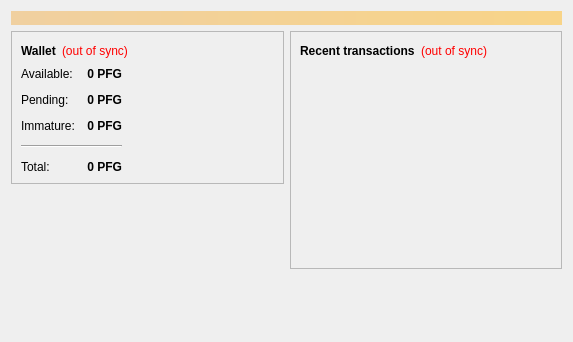
<?xml version="1.0" encoding="UTF-8"?>
<ui version="4.0">
 <class>OverviewPage</class>
 <widget class="QWidget" name="OverviewPage">
  <property name="geometry">
   <rect>
    <x>0</x>
    <y>0</y>
    <width>573</width>
    <height>342</height>
   </rect>
  </property>
  <property name="windowTitle">
   <string>Form</string>
  </property>
  <layout class="QVBoxLayout" name="topLayout">
   <item>
    <widget class="QLabel" name="labelAlerts">
     <property name="visible">
      <bool>false</bool>
     </property>
     <property name="styleSheet">
      <string notr="true">background-color: qlineargradient(x1: 0, y1: 0, x2: 1, y2: 0, stop:0 #F0D0A0, stop:1 #F8D488); color:#000000;</string>
     </property>
     <property name="wordWrap">
      <bool>true</bool>
     </property>
     <property name="margin">
      <number>3</number>
     </property>
    </widget>
   </item>
   <item>
    <layout class="QHBoxLayout" name="horizontalLayout" stretch="1,1">
     <item>
      <layout class="QVBoxLayout" name="verticalLayout_2">
       <item>
        <widget class="QFrame" name="frame">
         <property name="frameShape">
          <enum>QFrame::StyledPanel</enum>
         </property>
         <property name="frameShadow">
          <enum>QFrame::Raised</enum>
         </property>
         <layout class="QVBoxLayout" name="verticalLayout_4">
          <item>
           <layout class="QHBoxLayout" name="horizontalLayout_4">
            <item>
             <widget class="QLabel" name="label_5">
              <property name="font">
               <font>
                <weight>75</weight>
                <bold>true</bold>
               </font>
              </property>
              <property name="text">
               <string>Wallet</string>
              </property>
             </widget>
            </item>
            <item>
             <widget class="QLabel" name="labelWalletStatus">
              <property name="toolTip">
               <string>The displayed information may be out of date. Your wallet automatically synchronizes with the AkiCoin network after a connection is established, but this process has not completed yet.</string>
              </property>
              <property name="styleSheet">
               <string notr="true">QLabel { color: red; }</string>
              </property>
              <property name="text">
               <string notr="true">(out of sync)</string>
              </property>
              <property name="alignment">
               <set>Qt::AlignLeading|Qt::AlignLeft|Qt::AlignVCenter</set>
              </property>
             </widget>
            </item>
            <item>
             <spacer name="horizontalSpacer_2">
              <property name="orientation">
               <enum>Qt::Horizontal</enum>
              </property>
              <property name="sizeHint" stdset="0">
               <size>
                <width>40</width>
                <height>20</height>
               </size>
              </property>
             </spacer>
            </item>
           </layout>
          </item>
          <item>
          <layout class="QHBoxLayout" name="horizontalLayout_3">
           <item>
           <layout class="QFormLayout" name="formLayout_2">
            <property name="fieldGrowthPolicy">
             <enum>QFormLayout::AllNonFixedFieldsGrow</enum>
            </property>
            <property name="horizontalSpacing">
             <number>12</number>
            </property>
            <property name="verticalSpacing">
             <number>12</number>
            </property>
            <item row="0" column="0">
             <widget class="QLabel" name="label">
              <property name="text">
               <string>Available:</string>
              </property>
             </widget>
            </item>
            <item row="0" column="1">
             <widget class="QLabel" name="labelBalance">
              <property name="font">
               <font>
                <weight>75</weight>
                <bold>true</bold>
               </font>
              </property>
              <property name="cursor">
               <cursorShape>IBeamCursor</cursorShape>
              </property>
              <property name="toolTip">
               <string>Your current spendable balance</string>
              </property>
              <property name="text">
               <string notr="true">0 PFG</string>
              </property>
              <property name="alignment">
               <set>Qt::AlignRight|Qt::AlignTrailing|Qt::AlignVCenter</set>
              </property>
              <property name="textInteractionFlags">
               <set>Qt::LinksAccessibleByMouse|Qt::TextSelectableByKeyboard|Qt::TextSelectableByMouse</set>
              </property>
             </widget>
            </item>
            <item row="1" column="0">
             <widget class="QLabel" name="label_3">
              <property name="text">
               <string>Pending:</string>
              </property>
             </widget>
            </item>
            <item row="1" column="1">
             <widget class="QLabel" name="labelUnconfirmed">
              <property name="font">
               <font>
                <weight>75</weight>
                <bold>true</bold>
               </font>
              </property>
              <property name="cursor">
               <cursorShape>IBeamCursor</cursorShape>
              </property>
              <property name="toolTip">
               <string>Total of transactions that have yet to be confirmed, and do not yet count toward the spendable balance</string>
              </property>
              <property name="text">
               <string notr="true">0 PFG</string>
              </property>
              <property name="alignment">
               <set>Qt::AlignRight|Qt::AlignTrailing|Qt::AlignVCenter</set>
              </property>
              <property name="textInteractionFlags">
               <set>Qt::LinksAccessibleByMouse|Qt::TextSelectableByKeyboard|Qt::TextSelectableByMouse</set>
              </property>
             </widget>
            </item>
            <item row="2" column="0">
             <widget class="QLabel" name="labelImmatureText">
              <property name="text">
               <string>Immature:</string>
              </property>
             </widget>
            </item>
            <item row="2" column="1">
             <widget class="QLabel" name="labelImmature">
              <property name="font">
               <font>
                <weight>75</weight>
                <bold>true</bold>
               </font>
              </property>
              <property name="toolTip">
               <string>Mined balance that has not yet matured</string>
              </property>
              <property name="text">
               <string notr="true">0 PFG</string>
              </property>
              <property name="alignment">
               <set>Qt::AlignRight|Qt::AlignTrailing|Qt::AlignVCenter</set>
              </property>
              <property name="textInteractionFlags">
               <set>Qt::LinksAccessibleByMouse|Qt::TextSelectableByKeyboard|Qt::TextSelectableByMouse</set>
              </property>
             </widget>
            </item>
            <item row="4" column="0">
             <widget class="QLabel" name="labelTotalText">
              <property name="text">
               <string>Total:</string>
              </property>
             </widget>
            </item>
            <item row="4" column="1">
             <widget class="QLabel" name="labelTotal">
              <property name="font">
               <font>
                <weight>75</weight>
                <bold>true</bold>
               </font>
              </property>
              <property name="cursor">
               <cursorShape>IBeamCursor</cursorShape>
              </property>
              <property name="toolTip">
               <string>Your current total balance</string>
              </property>
              <property name="text">
               <string notr="true">0 PFG</string>
              </property>
              <property name="alignment">
               <set>Qt::AlignRight|Qt::AlignTrailing|Qt::AlignVCenter</set>
              </property>
              <property name="textInteractionFlags">
               <set>Qt::LinksAccessibleByMouse|Qt::TextSelectableByKeyboard|Qt::TextSelectableByMouse</set>
              </property>
             </widget>
            </item>
            <item row="3" column="0" colspan="2">
             <widget class="Line" name="line">
              <property name="orientation">
               <enum>Qt::Horizontal</enum>
              </property>
             </widget>
            </item>
           </layout>
          </item>
            <item>
             <spacer name="horizontalSpacer_3">
              <property name="orientation">
               <enum>Qt::Horizontal</enum>
              </property>
              <property name="sizeHint" stdset="0">
               <size>
                <width>40</width>
                <height>20</height>
               </size>
              </property>
             </spacer>
            </item>
           </layout>
          </item>
         </layout>
        </widget>
       </item>
       <item>
        <spacer name="verticalSpacer">
         <property name="orientation">
          <enum>Qt::Vertical</enum>
         </property>
         <property name="sizeHint" stdset="0">
          <size>
           <width>20</width>
           <height>40</height>
          </size>
         </property>
        </spacer>
       </item>
      </layout>
     </item>
     <item>
      <layout class="QVBoxLayout" name="verticalLayout_3">
       <item>
        <widget class="QFrame" name="frame_2">
         <property name="frameShape">
          <enum>QFrame::StyledPanel</enum>
         </property>
         <property name="frameShadow">
          <enum>QFrame::Raised</enum>
         </property>
         <layout class="QVBoxLayout" name="verticalLayout">
          <item>
           <layout class="QHBoxLayout" name="horizontalLayout_2">
            <item>
             <widget class="QLabel" name="label_4">
              <property name="text">
               <string>&lt;b&gt;Recent transactions&lt;/b&gt;</string>
              </property>
             </widget>
            </item>
            <item>
             <widget class="QLabel" name="labelTransactionsStatus">
              <property name="toolTip">
               <string>The displayed information may be out of date. Your wallet automatically synchronizes with the AkiCoin network after a connection is established, but this process has not completed yet.</string>
              </property>
              <property name="styleSheet">
               <string notr="true">QLabel { color: red; }</string>
              </property>
              <property name="text">
               <string notr="true">(out of sync)</string>
              </property>
              <property name="alignment">
               <set>Qt::AlignRight|Qt::AlignTrailing|Qt::AlignVCenter</set>
              </property>
             </widget>
            </item>
            <item>
             <spacer name="horizontalSpacer">
              <property name="orientation">
               <enum>Qt::Horizontal</enum>
              </property>
              <property name="sizeHint" stdset="0">
               <size>
                <width>40</width>
                <height>20</height>
               </size>
              </property>
             </spacer>
            </item>
           </layout>
          </item>
          <item>
           <widget class="QListView" name="listTransactions">
            <property name="styleSheet">
             <string notr="true">QListView { background: transparent; }</string>
            </property>
            <property name="frameShape">
             <enum>QFrame::NoFrame</enum>
            </property>
            <property name="verticalScrollBarPolicy">
             <enum>Qt::ScrollBarAlwaysOff</enum>
            </property>
            <property name="horizontalScrollBarPolicy">
             <enum>Qt::ScrollBarAlwaysOff</enum>
            </property>
            <property name="selectionMode">
             <enum>QAbstractItemView::NoSelection</enum>
            </property>
           </widget>
          </item>
         </layout>
        </widget>
       </item>
       <item>
        <spacer name="verticalSpacer_2">
         <property name="orientation">
          <enum>Qt::Vertical</enum>
         </property>
         <property name="sizeHint" stdset="0">
          <size>
           <width>20</width>
           <height>40</height>
          </size>
         </property>
        </spacer>
       </item>
      </layout>
     </item>
    </layout>
   </item>
  </layout>
 </widget>
 <resources/>
 <connections/>
</ui>
